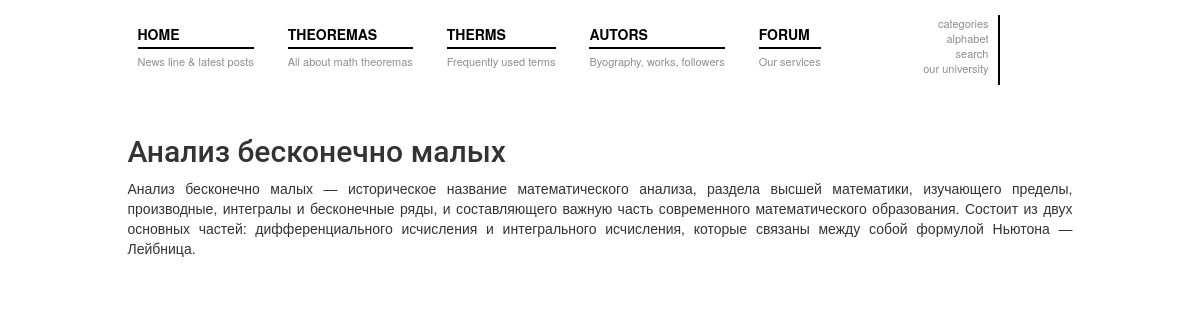
/term/7, run on the app's committed database.
### matan/models.py (models this page shows, shortened)
class Term(models.Model):
    title = models.CharField(max_length=100, verbose_name=u'Термин')
    determination = models.TextField(verbose_name=u'Определение')
    class Meta:
        ordering=['title']

### matan/views.py (the view)
# urls.py: url(r'^term/(?P<pk>\d+)$', views.TermDetail.as_view(), name='term_detail'),
class TermDetail(DetailView):
    model = Term
    template_name = 'matan/term_detail.html'
    context_object_name = 'term'

### matan/templates/matan/term_detail.html (shortened to what this page needs)
{% extends 'matan/base.html' %}
{% block content %}
    {% if term %}
            <h2>{{ term.title }}</h2>
            <p class="text-justify">{{ term.determination  }}</p>
    {% endif %}
{% endblock %}

### matan/static/css/custom.css (style rules this page uses)
html, body, div, span, applet, object, iframe, h1, h2, h3, h4, h5, h6, p, blockquote, pre, a, abbr, acronym, address, big, cite, code, del, dfn, em, img, ins, kbd, q, s, samp, small, strike, strong, sub, sup, tt, var, b, u, i, center, dl, dt, dd, ol, ul, li, fieldset, form, label, legend, table, caption, tbody, tfoot, thead, tr, th, td, article, aside, canvas, details, embed, figure, figcaption, footer, header, hgroup, menu, nav, output, ruby, section, summary, time, mark, audio, video { margin: 0; padding: 0; border: 0; font: inherit; font-size: 100%; vertical-align: baseline }
html { line-height: 1 }
body, html { min-width: 1071px }
html { -webkit-text-size-adjust: none; font-size: 62.5% }
body { font-size: 13px; font-family: DIN, sans-serif; color: #8c8e90 }

### matan/static/css/style.css (style rules this page uses)
h1, h2, h3, h4, h5, h6 { font-family: Roboto, Corbel, Avenir, 'Lucida Grande', 'Lucida Sans', sans-serif; }

### data on the page
Term: title "Анализ бесконечно малых", determination "Анализ бесконечно малых — историческое название математического анализа, раздела высшей математики, изучающего пределы, производные, интегралы и бесконечные ряды, и составляющего важную часть современного математического образования. Состоит из двух основных частей: дифференциального исчисления и интегрального исчисления, которые связаны между собой формулой Ньютона — Лейбница."
